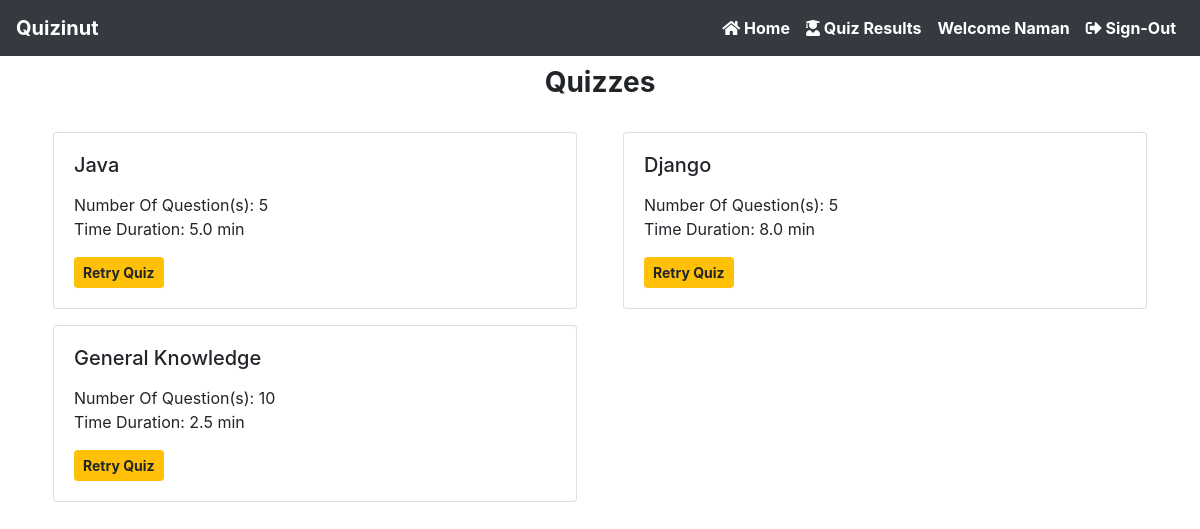
/student-dashboard/ (signed in), run on an earlier commit of the app's database.
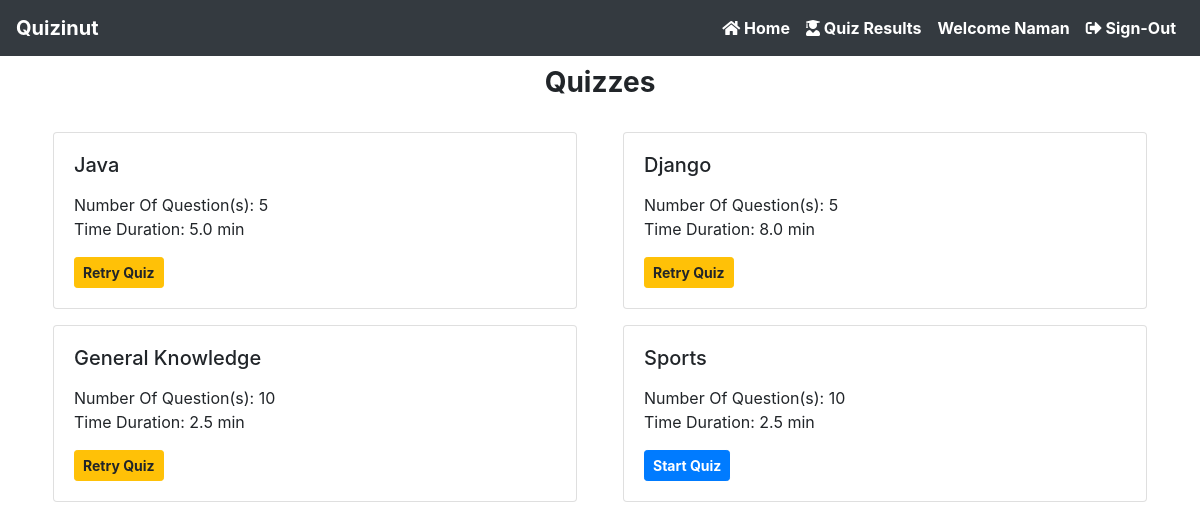
And on a later commit of the database.
### quiz/models.py (models this page shows, shortened)
class Quiz(models.Model):
    teacher = models.ForeignKey(Teacher, on_delete=models.CASCADE, null=True)
    quiz_name = models.CharField(max_length=200, null=True)
    total_question = models.IntegerField(null=True)
    added_question = models.IntegerField(null=True)
    total_marks = models.IntegerField(null=True)
    time_duration = models.FloatField(null=True)
    timestamp = models.DateTimeField(auto_now_add=True)

### quiz/permission.py (the view)
    def wrap(request, *args, **kwargs):
        if request.user.role == 'student':
            return function(request, *args, **kwargs)
        else:
            raise PermissionDenied

### quiz/permission.py (called while the page is built)
def user_is_student(function):
    def wrap(request, *args, **kwargs):
        if request.user.role == 'student':
            return function(request, *args, **kwargs)
        else:
            raise PermissionDenied
    return wrap

### quiz/templatetags/is_already_attempt.py (called while the page is built)
@register.simple_tag(name='is_job_already_applied')
def is_job_already_applied(quiz_id, student):
    attempt = Result.objects.filter(student__uname=student, quiz__id=quiz_id)
    if attempt:
        return True
    else:
        return False

### quiz/views.py (called while the page is built)
@login_required(login_url='/student-login')
@user_is_student
def student_dashboard(request):
    quizzes = Quiz.objects.all()
    context = {
        'quizzes': quizzes
    }
    return render(request, 'student/student_dashboard.html', context)

### quiz/templates/student/student_dashboard.html (shortened to what this page needs)
{% extends 'common/base.html' %}
{% load static %}
{% load is_already_attempt %}
{% block css %}
    <link rel="stylesheet" href="{% static 'css/student/student_dashboard.css' %}">
{% endblock %}
{% block body %}
    <div class="student-dashboard">
        <div class="container">
            <div class="text-center mb-4">
                <h3 class="font-weight-bold">Quizzes</h3>
            </div>
            <div class="row">
                {% for quiz in quizzes %}
                    {% if quiz.total_question == quiz.added_question %}
                        {% is_job_already_applied quiz.id request.user as already_attempt %}
                        <div class="col-12 col-md-6 col-lg-6">
                            <div class="card m-2">
                                <div class="card-body">
                                    <h5 class="card-title">
                                        {{ quiz.quiz_name }}
                                    </h5>
                                    <p class="card-text">
                                    <div class="">Number Of Question(s): {{ quiz.total_question }}</div>
                                    <div class="">Time Duration: {{ quiz.time_duration }} min</div>
                                    </p>
                                    {% if already_attempt %}
                                        <a href="{% url 'startQuiz' quiz.id %}"
                                           class="btn btn-sm btn-warning font-weight-bold">Retry Quiz</a>
                                    {% else %}
                                        <a href="{% url 'startQuiz' quiz.id %}"
                                           class="btn btn-sm btn-primary font-weight-bold">Start Quiz</a>
                                    {% endif %}
                                </div>
                            </div>
                        </div>
                    {% endif %}
                {% endfor %}
            </div>
        </div>
    </div>
{% endblock %}

What changed in the data, as far as the page shows it:
added Quiz: quiz_name "Sports", total_question "10", time_duration "2.5", shows "Start Quiz"
